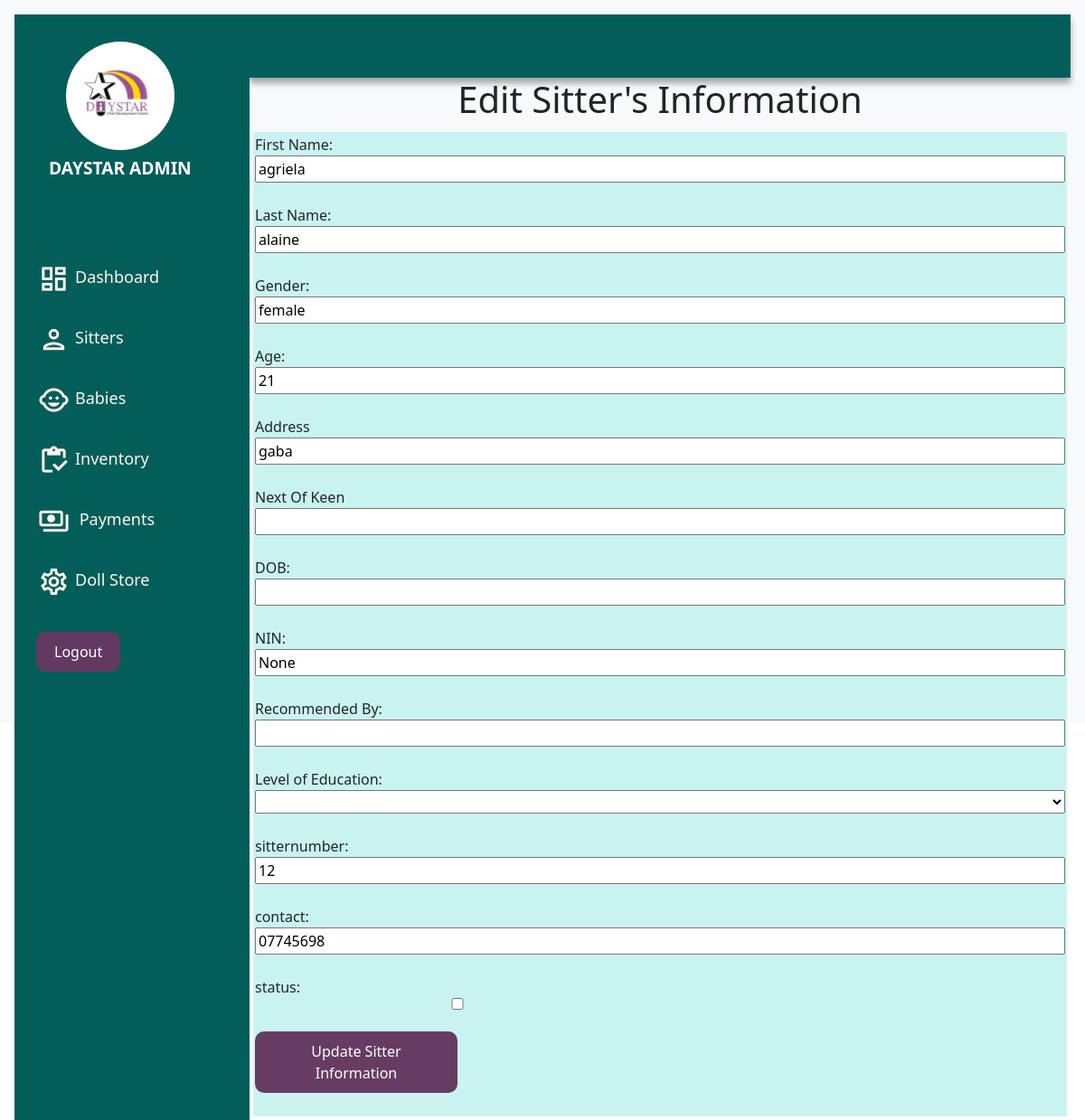
The app's page /sitteredit/1 (signed in) with its own data.
### application/models.py (models this page shows, shortened)
class Sitter(models.Model):
    fname = models.CharField(max_length=255)
    lname = models.CharField(max_length=255)
    age = models.CharField(max_length=255)
    gender = models.CharField(max_length=255)
    location = models.CharField(max_length=100)
    image = models.CharField(max_length=255)
    DOB = models.CharField(max_length=200)
    NxtoK = models.CharField(max_length=150)
    NIN = models.CharField(max_length=50, blank=True, null=True)
    recommender = models.CharField(max_length= 200)
    educationlevel = models.CharField(max_length=20)
    sitternumber = models.CharField(max_length=50)
    contact = models.CharField(max_length=20, default=1)
    status = models.CharField(max_length=10, default='Available', blank=True)

### application/views.py (the view)
# urls.py: path('sitteredit/<int:id>', views.editsitter, name='sitteredit'),
@login_required
def editsitter(request, id):
    sitters = Sitter.objects.get(id= id)
    if request.method == 'POST':
        fname = request.POST['fname']
        lname = request.POST['lname']
        gender = request.POST['gender']
        age = request.POST['age']
        location = request.POST['location']
        NxtoK = request.POST['NxtoK']
        DOB = request.POST['DOB']
        NIN = request.POST['NIN']
        recommender = request.POST['recommender']
        educationlevel = request.POST['educationlevel']
        sitternumber = request.POST['sitternumber']
        contact = request.POST['contact']
        status = request.POST['status']
        sitters.fname = fname
        sitters.lname = lname
        sitters.gender = gender
        sitters.age = age
        sitters.location = location
        sitters.NxtoK = NxtoK
        sitters.DOB = DOB
        sitters.NIN = NIN
        sitters.recommender = recommender
        sitters.educationlevel = educationlevel
        sitters.sitternumber = sitternumber
        sitters.contact = contact
        sitters.status = status
        sitters.save()
        print('post successful')
        return redirect('/sitter/')
    else:
        sitters = Sitter.objects.get(id=id)
        return render(request, 'application/edit_sitter.html', {'sitters':sitters})

### application/templates/application/edit_sitter.html (shortened to what this page needs)
{% extends "application/base.html" %}
{% block content  %}
<div class="content">
    <div class="container">
        <h1 class="text-center">Edit Sitter's Information</h1>
    </div>
    <form method="POST" class="form">
        <label for="fname">First Name:</label>
        <input type="text" id="fname" name="fname"  required  value="{{ sitters.fname }}"><br>
        <label for="lname">Last Name:</label>
        <input type="text" id="lname" name="lname"  required value="{{ sitters.lname }}"><br>
        <label for="gender">Gender:</label>
        <input type="text" id="gender" name="gender"  required value="{{ sitters.gender }}"><br>
        <label for="age">Age:</label>
        <input type="text" id="age" name="age" required  value="{{ sitters.age }}"><br>
        <label for="parent_name">Address</label>
        <input type="text" name="location" required  value="{{ sitters.location }}"><br>
        <label for="timein">Next Of Keen</label>
        <input type="text"  name="NxtoK" required  value="{{ sitters.NxtoK }}"><br>
        <label for="fees">DOB:</label>
        <input type="text" name="DOB"  required value="{{ sitters.DOB }}"><br>
        <label for="stay_duration">NIN:</label>
        <input type="text"  name="NIN"  required value="{{ sitters.NIN }}"><br>
        <label for="broughtby">Recommended By:</label>
        <input type="text"  name="recommender" required  value="{{ sitters.recommender }}"><br>
        <label for="babynumber">Level of Education:</label>
        <select name="educationlevel" id="educationlevel">
             <option value="">{{ sitters.educationlevel }}</option>
            <option value="Certificate">Certificate</option>
        </select>
        <br>
        <label for="sitternumber">sitternumber:</label>
        <input type="text"  name="sitternumber" required  value="{{ sitters.sitternumber}}"><br>
        <label for="contact">contact:</label>
        <input type="text"  name="contact" required  value="{{ sitters.contact}}"><br>
        <label for="status">status:</label>
        <input type="checkbox" class="w-50 " name="status" required  value="{{ sitters.status}}"><br>
        <button type="submit" class="button w-25">Update Sitter Information</button>
        <br>
    </form>
</div>
{% endblock  %}

### application/static/css/styles.css (style rules this page uses)
body { margin: 0; padding: 0; background-color:#8FBFE0; color: rgb(43, 42, 42); font-family: "montserrat", sans-serif; }
.content { display:grid; grid-area: main; flex-direction: column; margin: 0; padding: 0; }
.form { display: flex; flex-direction: column; padding: 2px; margin: 4px; width: auto; height:auto; background-color:#c9f3f1; align-content: center; }
.button { background-color: #643960fa; color: white; padding: 10px 20px; border: none; cursor: pointer; border-radius: 10px; text-decoration: none; justify-content: space-around; }

### records on screen
Sitter: fname "agriela", lname "alaine", gender "female", age "21", location "gaba", NIN "None", sitternumber "12", contact "07745698"
